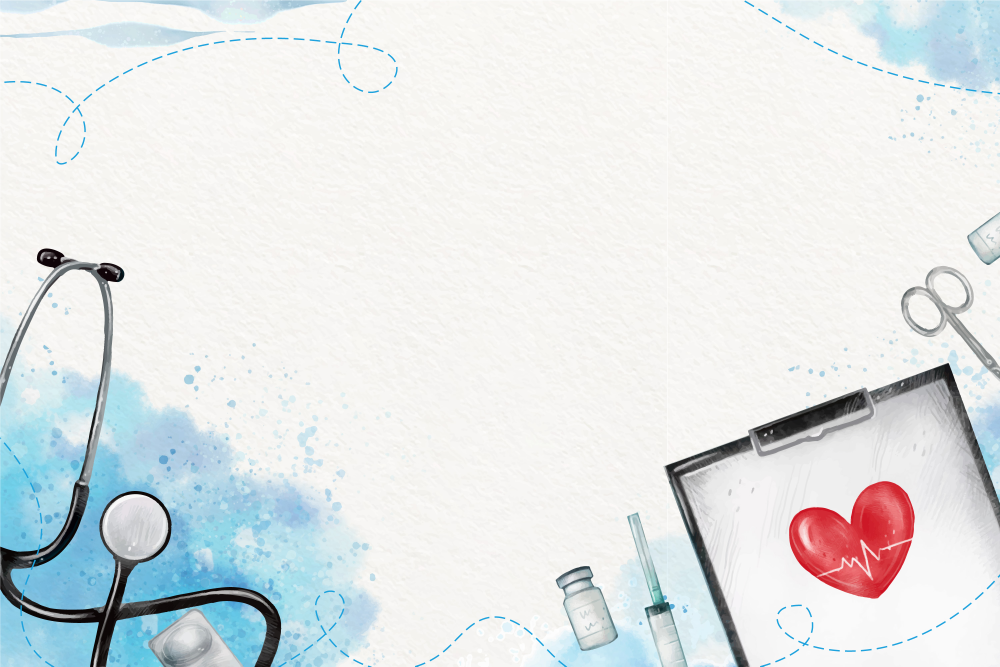
#> input picture sharan.jpg, 3000 x 2000 px (shown at 1/3 size)
$ python -i 'hel (1).py'   (imports and definitions only)
#> lines starting #> are read from the running program, lines starting #| are printed output that depends on the picture
 #THINGS NEED TO BE DONE : BALENCED DIET, EXERSIZE ROUTINE...
#create a new window in a function and give suggetions like bmi format
#merge accounting page
#menstrual cycle
#GO TO LINE 239
import tkinter as tk
from PIL import Image, ImageTk
import matplotlib
# [1 line not run here, left out]
from tkinter import messagebox
import matplotlib.pyplot as plt
from tkinter import messagebox
from matplotlib.backends.backend_tkagg import FigureCanvasTkAgg
def load_hel_page():
    import thisisthecalenderpage as cal
    import accountingpage as acc

    window=tk.Tk()
    screen_w = window.winfo_screenwidth()
    screen_h = window.winfo_screenheight()
    win_w = int(screen_w * 0.75)
    win_h = int(screen_h * 0.75)
    window.geometry(f"{win_w}x{win_h}")
    bg_image = Image.open("sharan.jpg")
#> bg_image is the input picture: PIL image 3000x2000 RGB; mean R, G, B 226.2, 230.5, 231.4
    bg_image = bg_image.resize((win_w, win_h))
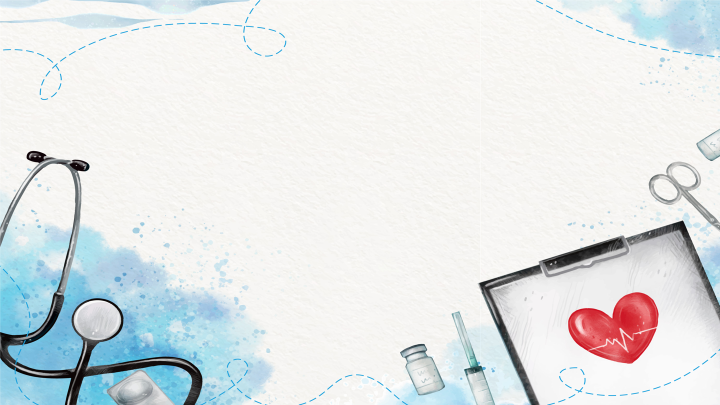
#> bg_image: PIL image 1440x810 RGB (shown at 1/2 size); mean R, G, B 226.2, 230.4, 231.3
    bg_photo = ImageTk.PhotoImage(bg_image)
    bg_label = tk.Label(window, image=bg_photo)
    bg_label.place(x=0, y=0, relwidth=1, relheight=1)
    window.title("Health input")
    weight=tk.StringVar()
    height=tk.StringVar()
    age=tk.StringVar()
    num1=tk.StringVar()
    num2=tk.IntVar()
    num3=tk.StringVar()
    num4=tk.IntVar()
    def load_Calendar():
        cal.load_Cal()
    l1=tk.Label(window,text="User Health Details",font=("Georgia",50,"bold","underline")).pack()
    l1=tk.Label(window,text="General health:",font=("Calibri",25,"bold"),fg="Blue").pack(pady=0)
    def load_acc_page():
        window.destroy()
        acc.load_acc_page()
    n = 0
    def gsm():
        yes()
    # [1206 lines left out: functions gsf, gender, yes, not called in this run]


    start_btn=tk.Button(window,text="Get Started",font=("Arial", 20),bg="light grey",width=18,height=1,command=gender)
    start_btn.pack(pady=30)


    tk.mainloop()

>>> result = load_hel_page()
